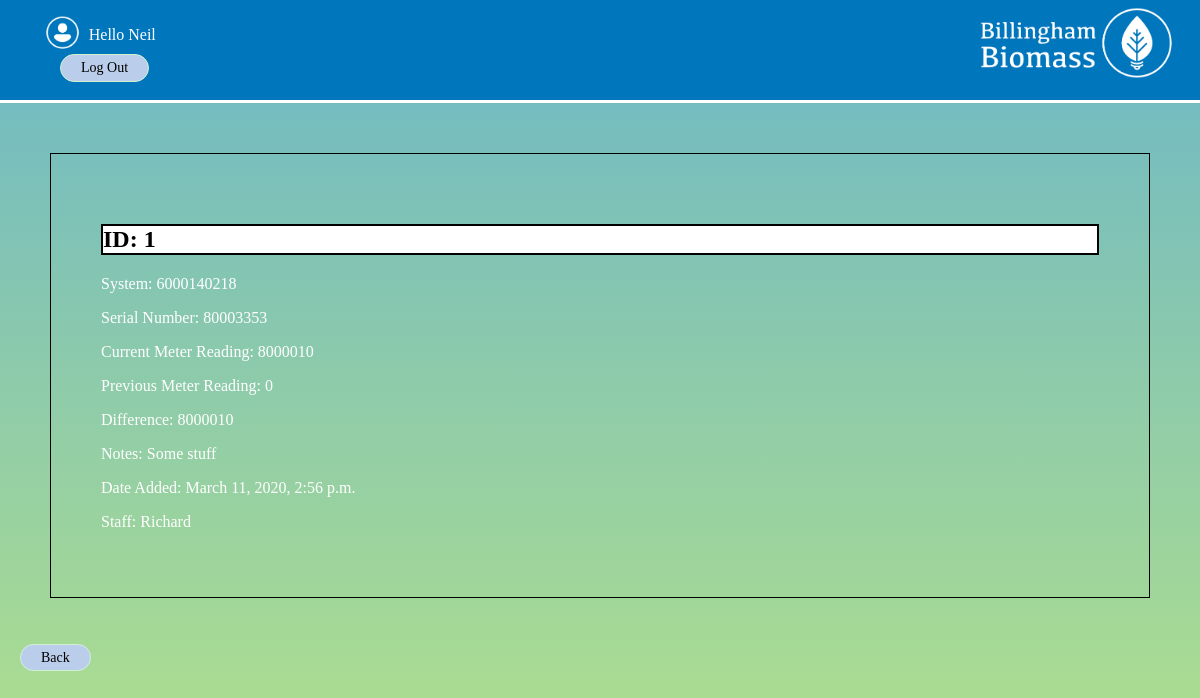
The page /systems/systemthree/monthlymeter/1/ (signed in) on the database its author committed.
### systems/models.py (models this page shows, shortened)
class monthlyMeterSystemThreeMod(models.Model):
    system = models.CharField(max_length=50,default='6000140218')
    serial_number = models.CharField(max_length=50,default='80003353')
    current_meter_reading = models.IntegerField(default=0)
    previous_meter_reading = models.IntegerField(default=0)
    difference = models.IntegerField(null=True)
    notes = models.TextField(blank=True)
    date = models.DateTimeField(auto_now_add = True)
    day = models.DateField(auto_now_add = True)
    staff = models.ForeignKey(User,on_delete=models.CASCADE)

### systems/views.py (the view)
# urls.py: path('systemthree/monthlymeter/<id>/',views.idmonthlySystemThree, name='idmonthlysystemthree'),
@login_required(login_url="/accounts/login/")
def idmonthlySystemThree(request,id):
    id = monthlyMeterSystemThreeMod.objects.get(id=id)
    return render(request,'systems/idmonthlysystemthree.html',{'id':id})

### systems/templates/systems/idmonthlysystemthree.html
{% extends 'base_layout.html' %}
{% block content %}
<div class="record-view">
  <h2>ID: {{id.id}}</h2>
  <p>System: {{id.system}}</p>
  <p>Serial Number: {{id.serial_number}}</p>
  <p>Current Meter Reading: {{id.current_meter_reading}}</p>
  <p>Previous Meter Reading: {{id.previous_meter_reading}}</p>
  <p>Difference: {{id.difference}}</p>
  <p>Notes: {{id.notes}}</p>
  <p>Date Added: {{id.date}}</p>
  <p>Staff: {{id.staff}}</p>
</div>
<div>
<a class="back-button" href="javascript:history.back()">Back</a>
</div>
{% endblock %}

### templates/base_layout.html (shortened to what this page needs)
{% load static from staticfiles %}
<!DOCTYPE html>
<html lang="en" dir="ltr">
  <head>
    <link rel="stylesheet" href="{% static 'styles.css'%}">
  </head>
  <body>
    <div class="head">
      <a href="{% url 'home' %}" ><img src="{% static 'Biomass.png' %}" class="logo" alt="Biomass-Logo" ></img></a>
    <nav class="navigation">
      <ul>
        {% if user.is_authenticated %}
        <li>
          <form class="logout-link" action="{% url 'accounts:logout' %}" method="post">
            <img class="loginimages" onclick="openNav()" src="{%static 'User.png'%}" alt="user-img">
            Hello {{user}} <button type="submit"> Log Out </button>
          </form>
        </li>
        {% endif %}
      </ul>
    </nav>
</div>
    <div class="wrapper">
      {% block content %}
      {% endblock %}
    </div>
  </body>
</html>

### assets/styles.css (style rules this page uses)
* { font-family:"Kefa"; }
html { -webkit-tap-highlight-color:transparent; }
.head { background:rgb(0,118,188); height:100px; margin-top:-1em; border-bottom:3px solid white; }
.loginimages { height:2.5em; transform:translateY(30%); cursor:pointer; }
.record-view { display:block; padding:50px; border:1px solid black; margin:50px; }
.record-view h2 { background-color: white; border: solid 2px rgba(0,0,0,1); color:black; font-family:"Kefa"; }
.record-view p { display:table; font-family:"Kefa"; color:white; }
@media only screen and (min-width: 751px) { .logo { position:block; z-index:2; float:right; top:0.5em; width:250px; height:auto; } }
@media only screen and (min-width: 751px) { .navigation li { position:block; z-index:1; float:left; list-style-type:none; bottom:3em; padding:0 2em 0 0; color:white; font-size:16px; } }
.navigation li button { border-radius:40px; color:white; padding: 5px 20px; text-align: center; text-decoration: none; display: block; font-size: 14px; margin: 10px 20px; transition-duration: 0.4s; cursor: pointer; }
.navigation li button { background-color:#bacdea; color: black; border: 1px solid #cff1d1; }
.back-button { border-radius:40px; color:white; padding: 5px 20px; text-decoration: none; font-size: 14px; margin: 10px 20px; transition-duration: 0.4s; cursor: pointer; }
.back-button { background-color:#bacdea; color: black; border: 1px solid #cff1d1; }
body { background:rgba(200,255,200,0.7) }
html { height: 100%; }
body { background-image: linear-gradient(rgba(0, 111, 183, 0.5), rgba(142, 195, 60, 0.5)); height: 100%; margin: 0; background-repeat: no-repeat; background-attachment: fixed; }

### rows shown on the page
monthlyMeterSystemThreeMod: id "1", system "6000140218", serial_number "80003353", current_meter_reading "8000010", previous_meter_reading "0", difference "8000010", notes "Some stuff", date "March 11, 2020, 2:56 p.m.", staff "Richard"

### other values the page prints
{{ user }} "Neil"
